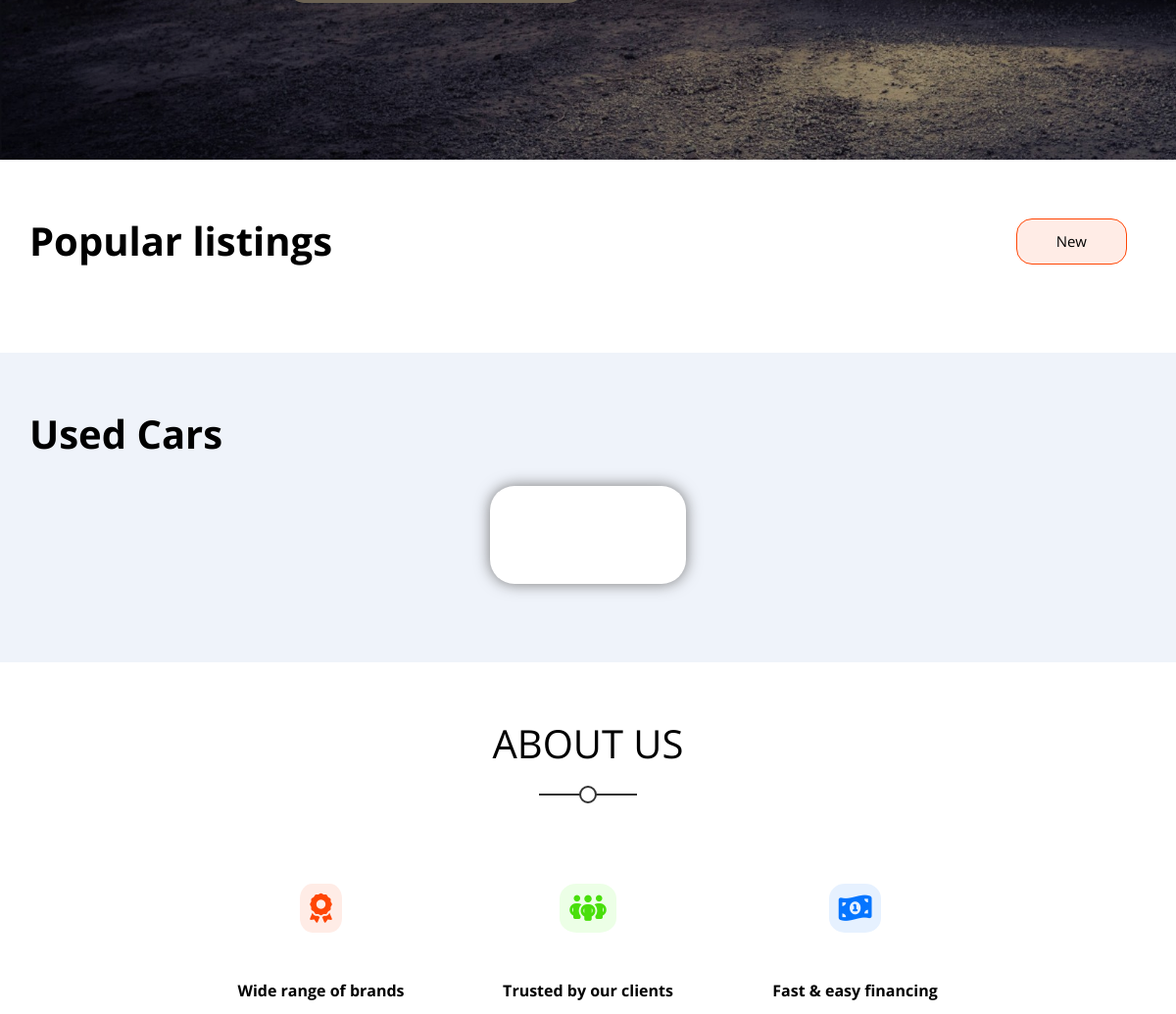
The app's page /index (middle part), older data.
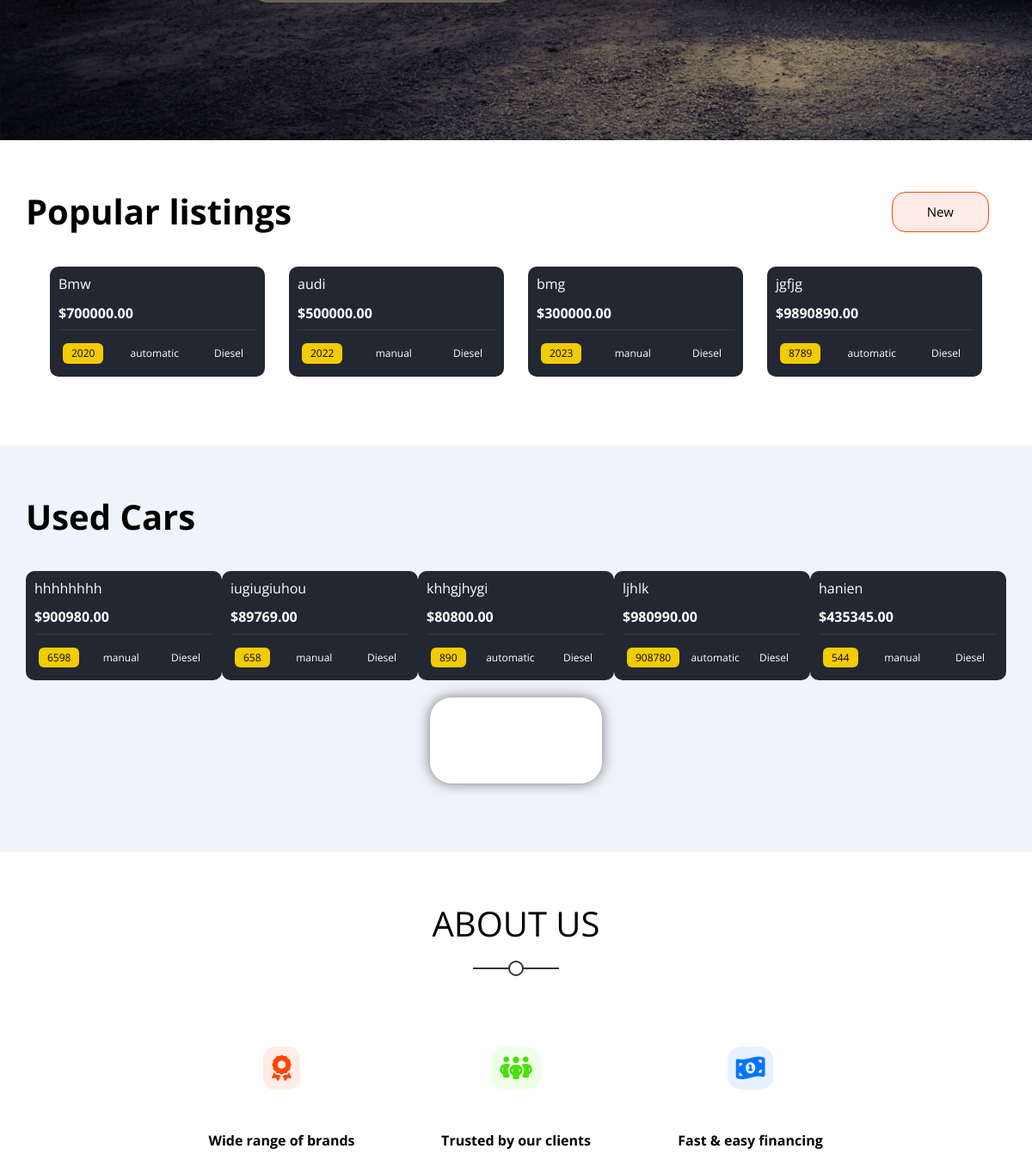
The same page, newer data.
### car/models.py (models this page shows, shortened)
class Car(models.Model):
    transmission = [
        ('manual', 'Manual'),
        ('automatic', 'Automatic')
    ]
    cy = [
        ('4', '4'),
        ('6', '6'),
        ('8', '8'),
    ]
    name = models.CharField(max_length=50)
    model = models.CharField(max_length=50)
    year = models.IntegerField()
    power = models.CharField(max_length=50)
    Price = models.DecimalField(max_digits=9, decimal_places=2)
    transmission_type = models.CharField(max_length=50, choices=transmission)
    body_style = models.CharField(max_length=50, null=True, blank=True)
    cylinder = models.IntegerField(choices=cy, null=True, blank=True)
    doors = models.IntegerField(null=True, blank=True)
    image = models.ImageField(upload_to='photos/%y/%m/%d', null=True, blank=True)
    engine_size = models.IntegerField()
    owner_car = models.ForeignKey(Owner, on_delete=models.CASCADE, blank=True, default='')

### car/views.py (the view)
# urls.py: path('index', views.index, name='index'),
def index(request):
    context = {
        'car':Car.objects.all()
    }
    return render(request, 'pages/index.html', context)

### templates/pages/index.html (shortened to what this page needs)
 {% extends 'baseIndex.html' %}
{% load static %}
 {% block content %}
  <div class="home" id="home">
    <div class="overlay"></div>
    <div class="box">
    </div>
  </div>
  <div class="popular-listing">
    <div class="container">
      <div class="text">
        <h2>Popular listings</h2>
        <p>New</p>
      </div>
      <div class="imgs-container">
        {% for  n in car %}
        {% if not n.owner_car %}
        <div class="box">
          <a href="car-view.html">
            <div class="caption">
              <h4>{{n.name}}</h4>
              <span>{{n.Price}}</span>
              <ul>
                <li class="active">{{n.year}}</li>
                <li>{{n.transmission_type}}</li>
                <li>Diesel</li>
              </ul>
            </div>
          </a>
      </div>
        {% endif %}
     {% endfor %}
    </div>
  </div>
  </div>
  <div class="used-cars " id="used-cars">
    <div class="container  swiper mySwiper">
      <div class="text">
        <h2>Used Cars</h2>
      </div>
      <div class="imgs-container  swiper-wrapper">
      {% for u in car %}
        {% if u.owner_car %}
        <div class="box swiper-slide">
          <a href="car-view.html">
            <div class="caption">
              <h4>{{u.name}}</h4>
              <span>{{u.Price}}</span>
              <ul>
                <li class="active">{{u.year}}</li>
                <li>{{u.transmission_type}}</li>
                <li>Diesel</li>
              </ul>
            </div>
          </a>
        </div>
        {% endif %}
        {% endfor %}
      </div>
      <div class="change-background">
      </div>
    </div>
  </div>
  <div class="about" id="About">
    <div class="caontainer">
      <div class="main-heading">
        <h2>About Us</h2>
      </div>
      <div class="content">
        <div class="text">
          <i class="fa-solid fa-award "></i>
          <h4>Wide range of brands</h4>
        </div>
        <div class="text">
          <i class="fa-sharp fa-solid fa-people-group"></i>
          <h4>Trusted by our clients</h4>
        </div>
        <div class="text">
          <i class="fa-solid fa-money-bill-1-wave"></i>
          <h4>Fast & easy financing</h4>
        </div>
      </div>
    </div>
  </div>
 {% endblock content %}

### templates/baseIndex.html (shortened to what this page needs)
{% load static %}
<!DOCTYPE html>
<html lang="en">
<head>
  <link rel="stylesheet" href="{% static  'css/normalize.css' %}">
  <link rel="stylesheet" href="{% static  'css/all.min.css' %}">
  <link rel="stylesheet" href="{% static  'css/cars.css' %}">
  <link rel="stylesheet" href="https://cdn.jsdelivr.net/npm/swiper@9/swiper-bundle.min.css" />
</head>
<body>
{% block content %}
{% endblock content %}
</body>
</html>

Row changes from the older to the newer data that the page shows:
added Car: name "Bmw", Price "700000.00", year "2020", transmission_type "automatic", shown under "Popular listings"
added Car: name "audi", Price "500000.00", year "2022", transmission_type "manual", shown under "Popular listings"
added Car: name "bmg", Price "300000.00", year "2023", transmission_type "manual", shown under "Popular listings"
added Car: name "jgfjg", Price "9890890.00", year "8789", transmission_type "automatic", shown under "Popular listings"
added Car: name "hhhhhhhh", Price "900980.00", year "6598", transmission_type "manual", shown under "Used Cars"
added Car: name "iugiugiuhou", Price "89769.00", year "658", transmission_type "manual", shown under "Used Cars"
added Car: name "khhgjhygi", Price "80800.00", year "890", transmission_type "automatic", shown under "Used Cars"
added Car: name "ljhlk", Price "980990.00", year "908780", transmission_type "automatic", shown under "Used Cars"
added Car: name "hanien", Price "435345.00", year "544", transmission_type "manual", shown under "Used Cars"
